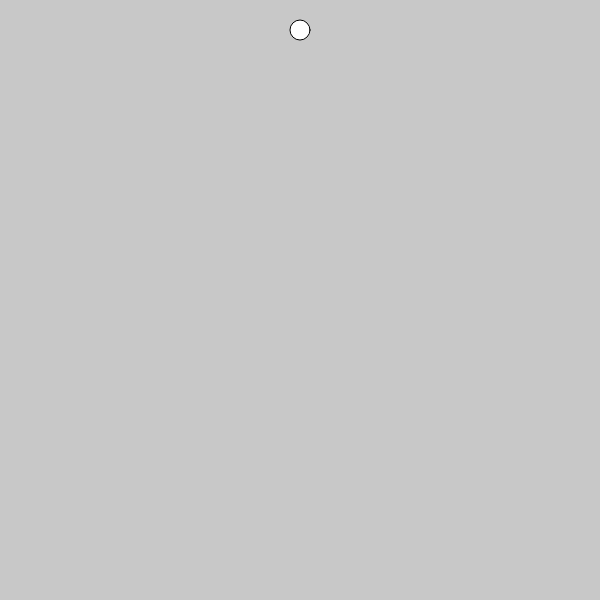
Frame 1 (no input)
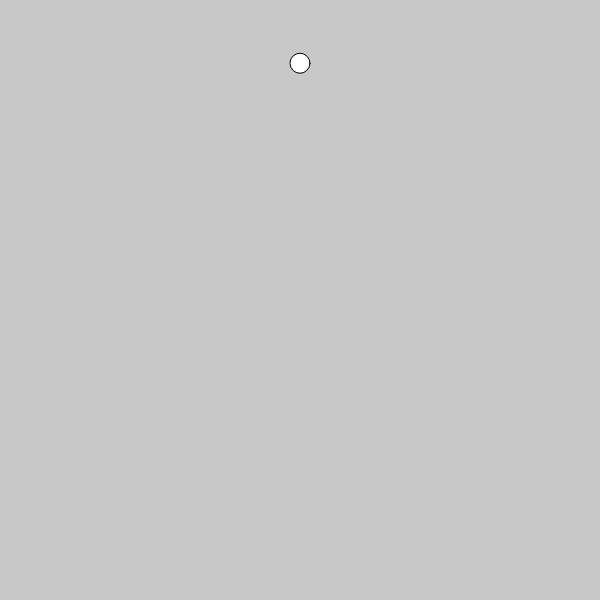
Frame 60 (no input)
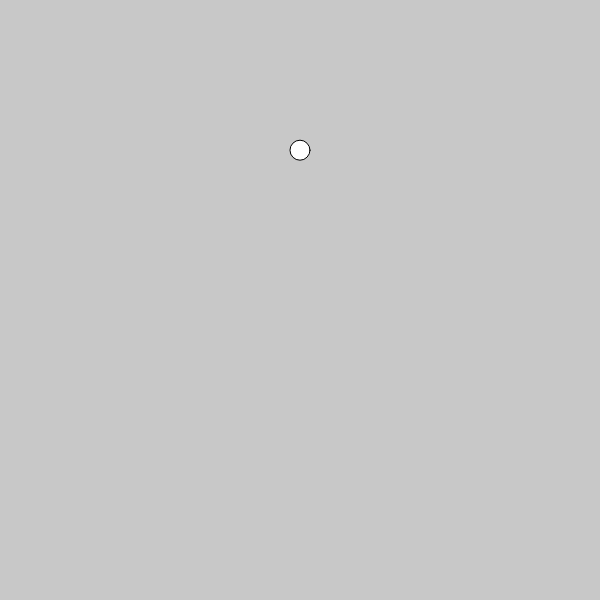
Frame 120 (the mouse pressed at the canvas centre since frame 60)

The p5.js sketch that drew these frames (run headless with seeded random() and noise() and a simulated clock; from frame 60 on, the mouse is pressed at the canvas centre):

// p5.js sketch
// ── sketch.js
let myVehicle;
function setup() {
  createCanvas(600, 600);
  myVehicle = 
    new Vehicle(width/2, 30);
}

function draw() {
  background(200);

  const gravity = createVector(0, 0.02);

  myVehicle.applyForce(gravity);

  myVehicle.update();
  myVehicle.display();

  if (mouseIsPressed) {
    const xDiff = myVehicle.loc.x - mouseX;
    const wind = createVector(xDiff, 0);
    //wind.mult(0.01);
    wind.normalize();
    wind.mult(0.6);
    myVehicle.applyForce(wind);
  }
}
// ── vehicle.js
// Physics body
// Particle
class Vehicle {
  constructor(x, y) {
    this.loc = createVector(x, y);
    this.acc = createVector();
    this.vel = createVector();
    this.friction = 0.995;
  }

  applyForce(force) {
    // f = 1*a
    this.acc.add(force);
  }

  update() {
    this.vel.add(this.acc);
    this.loc.add(this.vel);
    this.acc.mult(0);
    this.vel.mult(this.friction);

    if (this.loc.y > height) {
      this.loc.y = height;
      this.vel.y *= -1;
    }

    if (this.loc.x > width || this.loc.x < 0) {
      this.vel.x *= -1;
    }
  }

  display() {
    circle(this.loc.x, this.loc.y,
         20);
  }
}
